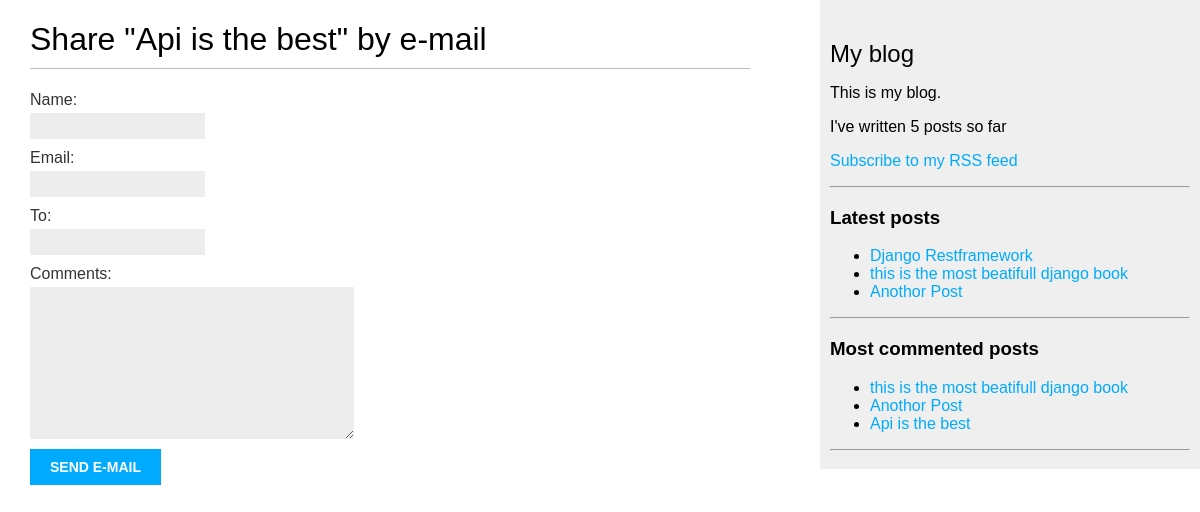
/blog/4/share/, run on an earlier commit of the app's database.
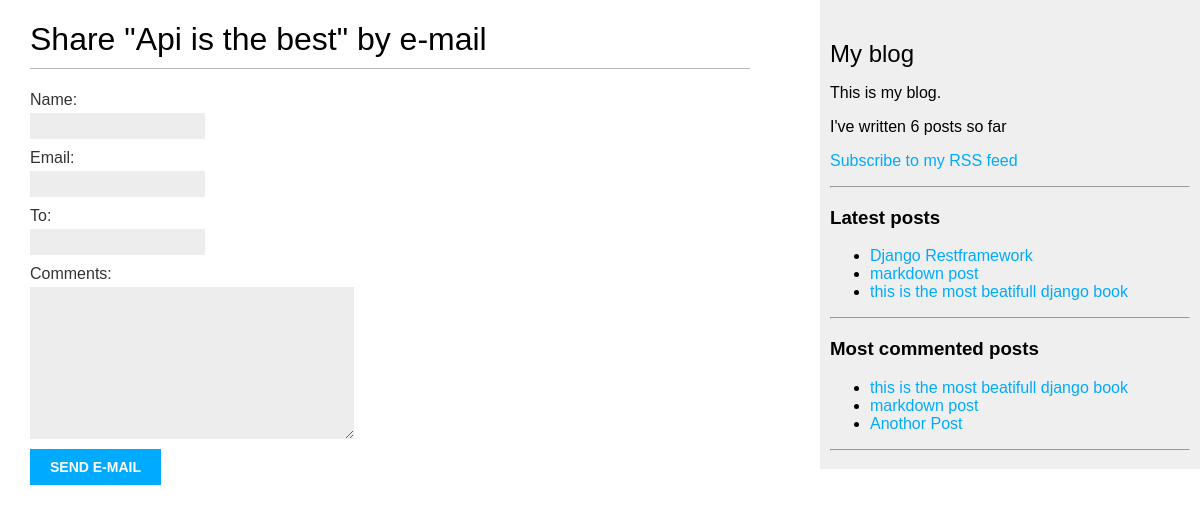
And on a later commit of the database.
### blog/models.py (models this page shows, shortened)
class Post(models.Model):
    class Status(models.TextChoices):
        DRAFT = 'DR', 'Draft'
        PUBLISHED = 'PB', 'Published'
        '''
        In Shell if I try these

        Post.Status.choices
        [('DF', 'Draft'), ('PB', 'Published')]

        Post.Status.labels
        ['Draft', 'Published']

        Post.Status.values
        ['DF', 'PB']

        Post.Status.names
        ['DRAFT', 'PUBLISHED']
        '''
    title = models.CharField(max_length=255)
    slug = models.SlugField(max_length=255, unique_for_date='publish') # so we need to ensure that no post can be stored in the database with the same slug and publish date as an existing post
    author = models.ForeignKey(User, on_delete=models.CASCADE, related_name='blog_posts')
    body = models.TextField()
    publish = models.DateField(default=timezone.now)
    created = models.DateField(auto_now_add=True)
    updated = models.DateTimeField(auto_now=True)
    status = models.CharField(max_length=2, choices = Status.choices, default = Status.DRAFT)
    objects = models.Manager() # The default manager
    published = PublishedManager() # Our custom manager.
    tags = TaggableManager() # tags manager will allow you to add, retrieve, and remove tags from Post objects.
    class Meta:
        ordering = ['-publish']
        indexes = [
            models.Index(fields=['-publish']),
        ]
    def get_absolute_url(self):
        return reverse('blog:post_detail', args=[self.publish.year,
                                                    self.publish.month,
                                                    self.publish.day,
                                                    self.slug
                                                ]
                        )

### blog/views.py (the view)
# urls.py: path('<int:post_id>/share/', views.post_share, name='post_share'),
def post_share(request, post_id):
    post = get_object_or_404(Post, id=post_id, status=Post.Status.PUBLISHED)
    sent = False
    if request.method == 'POST':
        form = EmailPostForm(request.POST)
        if form.is_valid():
            cd = form.cleaned_data # If your form data does not validate, cleaned_data will contain only the valid fields.
            post_url = request.build_absolute_uri(post.get_absolute_url())
            subject = f"{cd['name']} recommends you read {post.title}"
            message = f"Read {post.title} at {post_url}\n\n{cd['name']}\'s comments: {cd['comments']}"
            send_mail(subject,
                    message,
                    'engaymanfarag1997@gmail.com',
                    [cd['to']])
            sent = True
    else:
        form = EmailPostForm()
    return render(request, 'blog/post/share.html', {'post': post,
                                                    'form': form,
                                                    'sent': sent}
                )

### blog/forms.py
class EmailPostForm(forms.Form):
    name = forms.CharField(max_length=25)
    email = forms.EmailField()
    to = forms.EmailField()
    comments = forms.CharField(required=False, widget=forms.Textarea) # widget=forms.Textarea ==>  <textarea> by default is ==> <input type="text">

### blog/models.py (called while the page is built)
    def get_queryset(self):
        return super().get_queryset().filter(status=Post.Status.PUBLISHED)

### blog/templatetags/blog_tags.py (called while the page is built)
@register.simple_tag
def total_posts():
    return Post.published.count()

@register.inclusion_tag('blog/post/latest_posts.html')
def show_latest_posts(count=5):
    latest_posts = Post.published.order_by('-publish')[:count]
    return {'latest_posts': latest_posts}

@register.simple_tag
def get_most_commented_posts(count=3):
    return Post.published.annotate( total_comments=Count('comments')).order_by('-total_comments')[:count]

### blog/templates/blog/post/share.html (shortened to what this page needs)
{% extends "blog/base.html" %}
{% block content %}
    {% if sent %}
    <h1>E-mail successfully sent</h1>
    <p>
    "{{ post.title }}" was successfully sent to {{ form.cleaned_data.to }}.
    </p>
    {% else %}
    <h1>Share "{{ post.title }}" by e-mail</h1>
    <form method="post">
        {{ form.as_p }}
        <input type="submit" value="Send e-mail">
    </form>
    {% endif %}
{% endblock %}

### blog/templates/blog/base.html (shortened to what this page needs)
{% load blog_tags %}
{% load static %}
<!DOCTYPE html>
<html>
  <head>
    <link href="{% static 'css/blog.css' %}" rel="stylesheet" />
  </head>
  <body>
    <div id="content">
        {% block content %}
        {% endblock %}
    </div>
    <div id="sidebar">
      <h2>My blog</h2>
      <p>This is my blog.</p>
      I've written {% total_posts %} posts so far
      <p>
        <a href="{% url 'blog:post_feed' %}">
        Subscribe to my RSS feed
        </a>
      </p>
      <hr>
      <h3>Latest posts</h3>
      {% show_latest_posts 3 %}
      <hr>
      <h3>Most commented posts</h3>
      {% get_most_commented_posts as most_commented_posts %}
        <ul>
          {% for post in most_commented_posts %}
            <li>
            <a href="{{ post.get_absolute_url }}">{{ post.title }}</a>
            </li>
          {% endfor %}
        </ul>
        <hr>
    </div>
  </body>
</html>

### blog/templates/blog/post/latest_posts.html
<ul>
    {% for post in latest_posts %}
    <li>
    <a href="{{ post.get_absolute_url }}">{{ post.title }}</a>
    </li>
    {% endfor %}
</ul>

What changed in the data, as far as the page shows it:
no longer on one of the page's lists (row unchanged): Post: title "Api is the best"
no longer on one of the page's lists (row unchanged): Post: title "Anothor Post"
added Post: title "markdown post"
Also different on the page:
text no longer shown: "5"
text now shown: "6"
